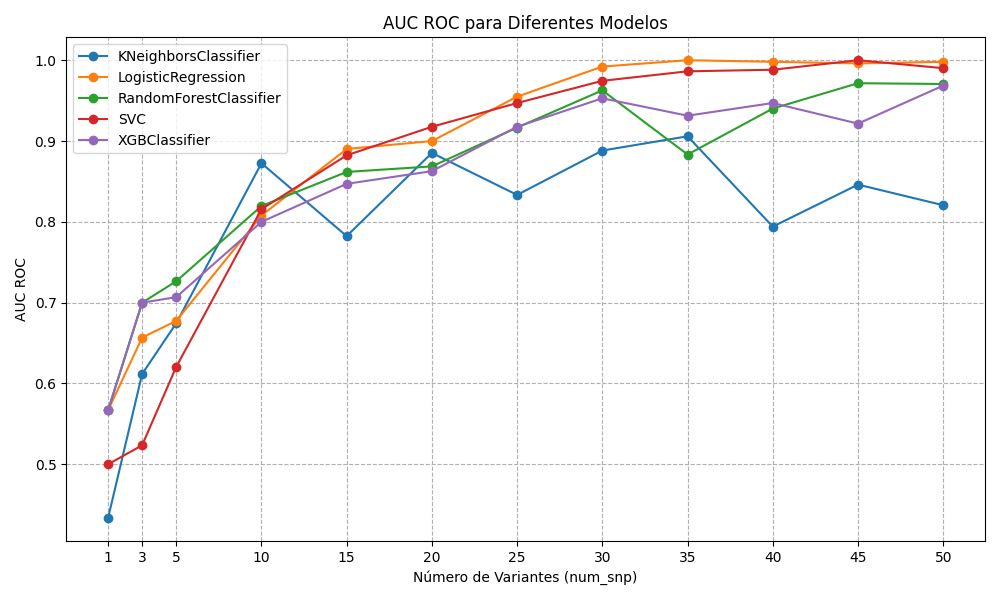

This chart was generated by the following Python code:
import os
import pandas as pd
import matplotlib.pyplot as plt


def main():
    plt.figure(figsize=(10, 6))

    for file in os.listdir("results"):
        if file.endswith(".csv"):
            model_name = file.split("_")[0]
            data = pd.read_csv(os.path.join("results", file))
            plt.plot(data["n_features"], data["roc_auc"], label=model_name, marker='o')

    plt.title("AUC ROC para Diferentes Modelos")
    plt.xticks(data["n_features"])
    plt.xlabel("Número de Variantes (num_snp)")
    plt.ylabel("AUC ROC")
    plt.legend()
    plt.grid(True, which='both', linestyle='--')
    plt.tight_layout()

    plt.savefig("plot.png")
    plt.show()

if __name__ == "__main__":
    main()
